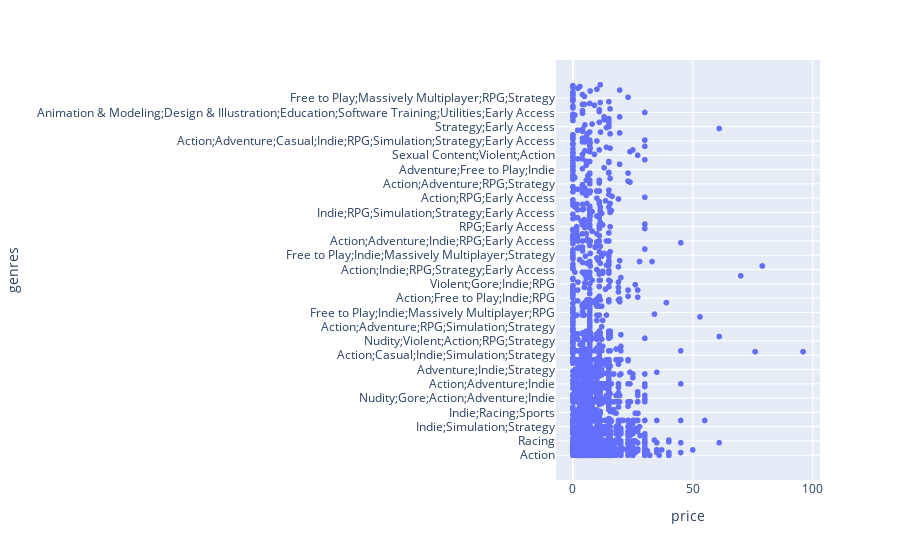

The code cell stored with this chart in its notebook:
### Code cell
import plotly.express as px
import plotly as plt
plt.offline.init_notebook_mode(connected=True)

fig = px.scatter(df_clean, x='price', y='genres',
          hover_name=df_clean['name'], size_max=50);
fig.show()

### Figure 1 — Plotly figure (JSON) as saved in the notebook; plotly's stock layout.template omitted (floating-point values rounded to 4 significant figures; data arrays with more than 128 entries replaced by an {"elided": "..."} marker saying what was removed)
{"data": [{"hoverlabel": {"namelength": 0}, "hovertemplate": "<b>%{hovertext}</b><br><br>price=%{x}<br>genres=%{y}", "hovertext": {"elided": "4519 str values"}, "legendgroup": "", "marker": {"color": "#636efa", "symbol": "circle"}, "mode": "markers", "name": "", "showlegend": false, "type": "scattergl", "x": {"elided": "4519 float values"}, "xaxis": "x", "y": {"elided": "4519 str values"}, "yaxis": "y"}], "layout": {"autosize": true, "legend": {"tracegroupgap": 0}, "margin": {"t": 60}, "xaxis": {"anchor": "y", "autorange": true, "domain": [0, 1], "range": [-6.367, 102.4], "title": {"text": "price"}, "type": "linear"}, "yaxis": {"anchor": "x", "autorange": true, "domain": [0, 1], "range": [-29.42, 444.4], "title": {"text": "genres"}, "type": "category"}}}
